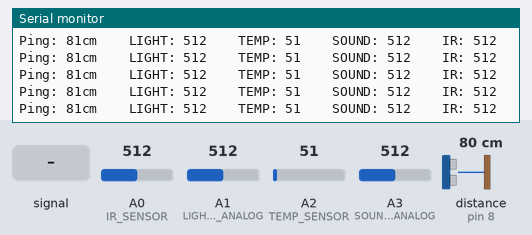
A program run on a simulated Arduino Mega 2560, built with avr-gcc and run on an emulated ATmega2560. On the bench: the last lines printed to the serial monitor. The test bench sets the inputs (shaded band); at power-on: distance to the obstacle (sensor on pin 8) 80 cm, A2 (TEMP_SENSOR) = 51, A0 (IR_SENSOR) = 512, A1 (LIGHT_SENSOR_ANALOG) = 512, A3 (SOUND_SENSOR_ANALOG) = 512. The echo pulse lasts 58.3 µs per cm.

Above: at 1.2 s.
1.3 s: A3 (SOUND_SENSOR_ANALOG) fed a 200 Hz sine of ±81 counts around its level
At 1.37 s:
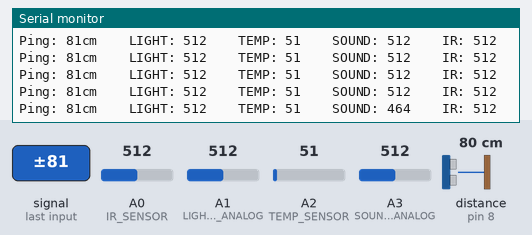
2.8 s: distance to the obstacle (sensor on pin 8) set to 60 cm
At 2.83 s:
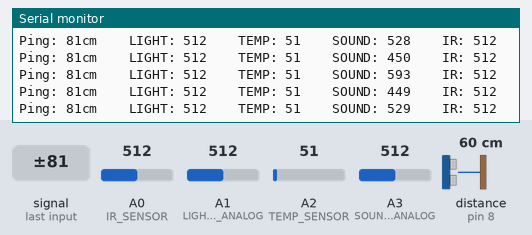
5.8 s: A2 (TEMP_SENSOR) set to 61
At 5.86 s:
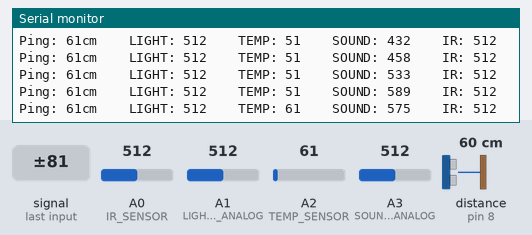
7.3 s: distance to the obstacle (sensor on pin 8) set to 9 cm
At 7.3 s:
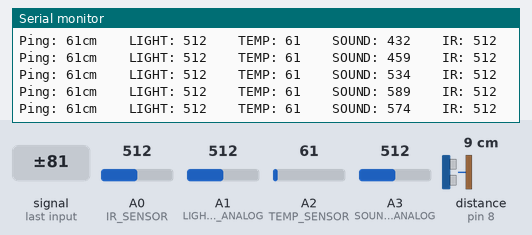
10.3 s: A0 (IR_SENSOR) set to 410
At 10.36 s:
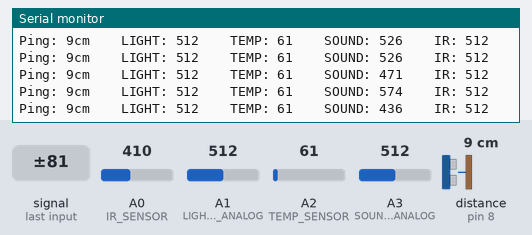
11.8 s: A1 (LIGHT_SENSOR_ANALOG) set to 410
At 11.82 s:
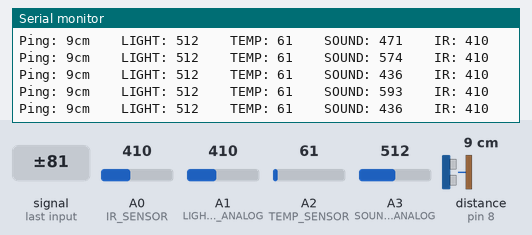
Timing chart, 0 to 14.3 s (numbered marks = the images above; inputs shaded):
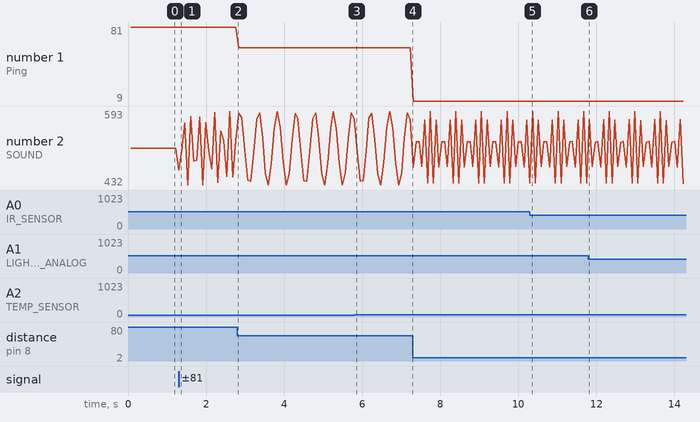

The program:

main.cpp
```cpp
#include <Arduino.h>
#include <NewPing.h>


//Define analog pins
#define IR_SENSOR A0
#define LIGHT_SENSOR_ANALOG A1
#define TEMP_SENSOR A2
#define SOUND_SENSOR_ANALOG A3

//Define digital pins
#define LIGHT_SENSOR_DIGITAL 6
#define SOUND_SENSOR_DIGITAL 7
#define RANGE_SENSOR_ECHO 8
#define RANGE_SENSOR_TRIG 9

#define MAX_DISTANCE 420 // Maximum distance we want to ping for (in centimeters). Maximum sensor distance is rated at 400-500cm.

NewPing sonar(RANGE_SENSOR_TRIG, RANGE_SENSOR_ECHO, MAX_DISTANCE); // NewPing setup of pins and maximum distance.


void setup()  {

        pinMode(LIGHT_SENSOR_DIGITAL, INPUT);
        pinMode(SOUND_SENSOR_DIGITAL, INPUT);

        Serial.begin(115200);
}

void loop() {
        delay(70);               // Wait 50ms between pings (about 20 pings/sec). 29ms should be the shortest delay between pings.
        Serial.print("Ping: ");
        Serial.print(sonar.ping_cm()); // Send ping, get distance in cm and print result (0 = outside set distance range)
        Serial.print("cm");

        Serial.print("    LIGHT: ");
        Serial.print(analogRead(LIGHT_SENSOR_ANALOG));

        Serial.print("    TEMP: ");
        Serial.print(analogRead(TEMP_SENSOR));

        Serial.print("    SOUND: ");
        Serial.print(analogRead(SOUND_SENSOR_ANALOG));

        Serial.print("    IR: ");
        Serial.println(analogRead(IR_SENSOR));

}
```

Measured:
- after the input at 1.3 s, the serial monitor: prints a new line at once (image 1)
- plotted number 1: 81 → 61 after the input at 2.8 s, 61 → 9 after the input at 7.3 s
- plotted number 2: 512 → 529 after the input at 1.3 s, 529 → 575 after the input at 2.8 s, 574 → 436 after the input at 7.3 s
